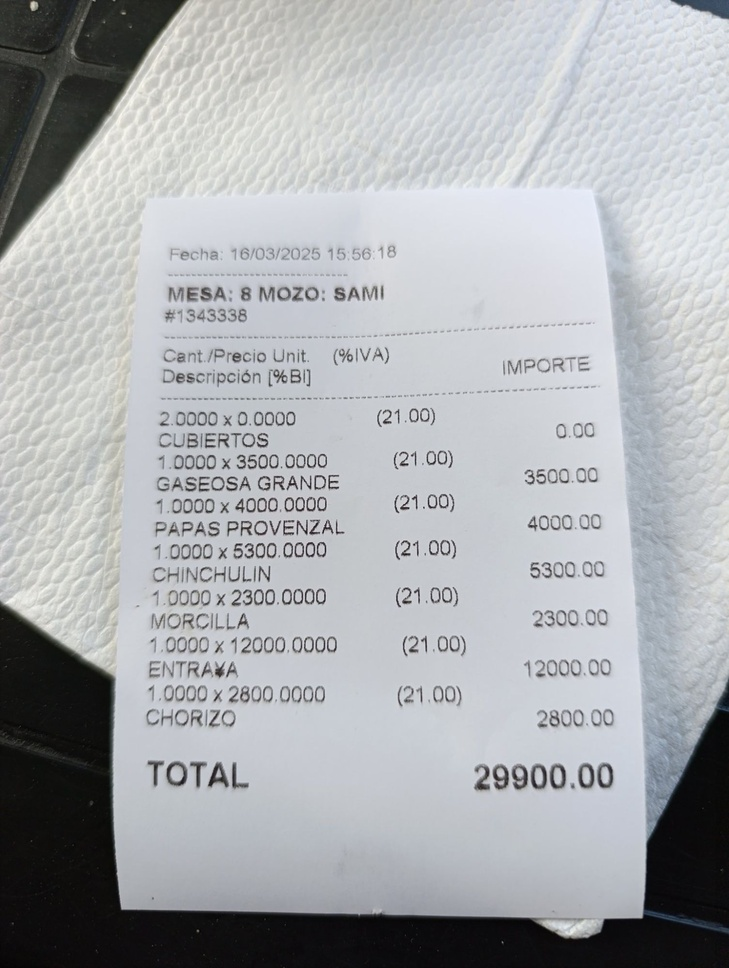
#> input picture e2e/fixtures/ticket-mesa-8.jpg, 729 x 968 px, shrunk from 1506 x 2000 before the run
$ python compose-reference.py ../../../e2e/fixtures/ticket-mesa-8.jpg ../../../e2e/fixtures/ticket-mesa-8.jpg ../../../e2e/fixtures/ticket-mesa-8.jpg
#> lines starting #> are read from the running program, lines starting #| are printed output that depends on the picture
import sys
from pathlib import Path
from PIL import Image

if len(sys.argv) != 4:
    raise SystemExit("uso: compose-reference.py DEMO DS OUTPUT")
demo_path, ds_path, output_path = map(Path, sys.argv[1:])
with Image.open(demo_path) as source:
#> source is the input picture: PIL image 729x968 RGB; mean R, G, B 169.8, 172.4, 175.6
    demo = source.convert("RGB")
with Image.open(ds_path) as source:
    ds = source.convert("RGB")
if demo.size != ds.size:
    raise SystemExit(f"tamaños distintos: demo={demo.size}, ds={ds.size}")
paired = Image.new("RGB", (demo.width * 2, demo.height), (255, 255, 255))
#> paired: PIL image 1458x968 RGB; every value is 255
paired.paste(demo, (0, 0))
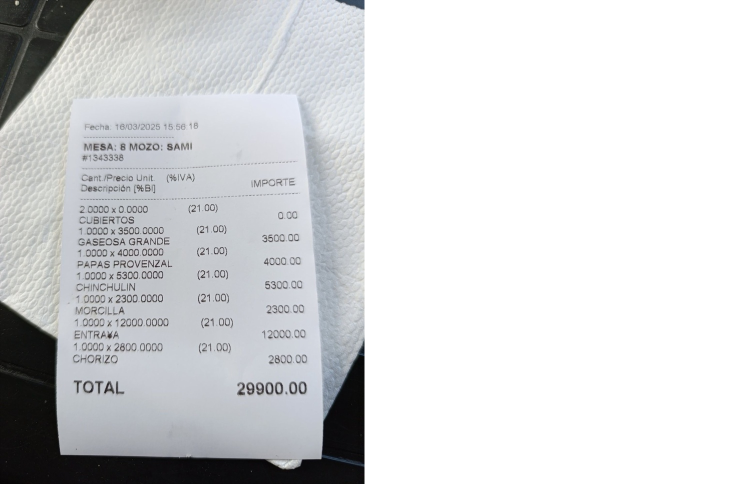
#> paired: PIL image 1458x968 RGB (shown at 1/2 size); mean R, G, B 212.4, 213.7, 215.3
paired.paste(ds, (demo.width, 0))
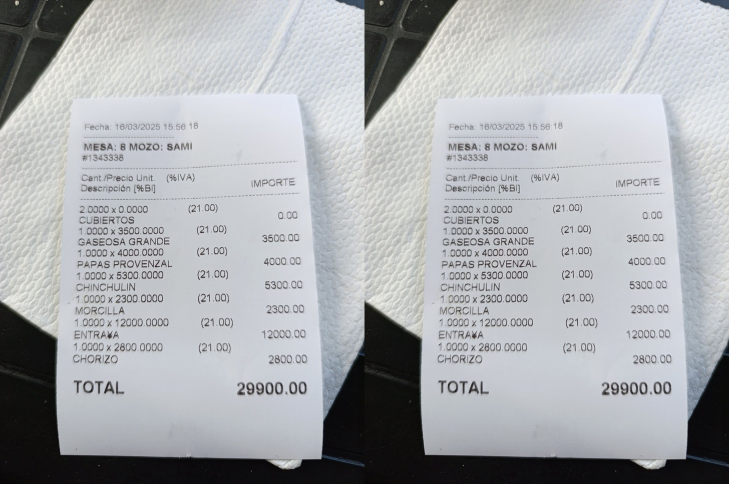
#> paired: PIL image 1458x968 RGB (shown at 1/2 size); mean R, G, B 169.8, 172.4, 175.6
output_path.parent.mkdir(parents=True, exist_ok=True)
paired.save(output_path)
print(f"{output_path} ({paired.width}x{paired.height}; demo izquierda, design system derecha)")
#| ../../../e2e/fixtures/ticket-mesa-8.jpg (1458x968; demo izquierda, design system derecha)
